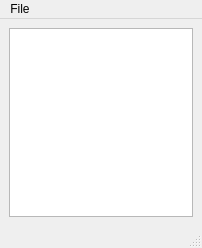
<?xml version="1.0" encoding="UTF-8"?>
<ui version="4.0">
 <class>MainWindow</class>
 <widget class="QMainWindow" name="MainWindow">
  <property name="geometry">
   <rect>
    <x>0</x>
    <y>0</y>
    <width>202</width>
    <height>248</height>
   </rect>
  </property>
  <property name="windowTitle">
   <string>MainWindow</string>
  </property>
  <widget class="QWidget" name="centralwidget">
   <layout class="QVBoxLayout" name="verticalLayout">
    <item>
     <widget class="QListView" name="listView"/>
    </item>
   </layout>
  </widget>
  <widget class="QMenuBar" name="menubar">
   <property name="geometry">
    <rect>
     <x>0</x>
     <y>0</y>
     <width>202</width>
     <height>20</height>
    </rect>
   </property>
   <widget class="QMenu" name="menuFile">
    <property name="title">
     <string>File</string>
    </property>
    <addaction name="actionSave"/>
   </widget>
   <addaction name="menuFile"/>
  </widget>
  <widget class="QStatusBar" name="statusBar"/>
  <action name="actionSave">
   <property name="text">
    <string>Save</string>
   </property>
  </action>
 </widget>
 <resources/>
 <connections/>
</ui>
